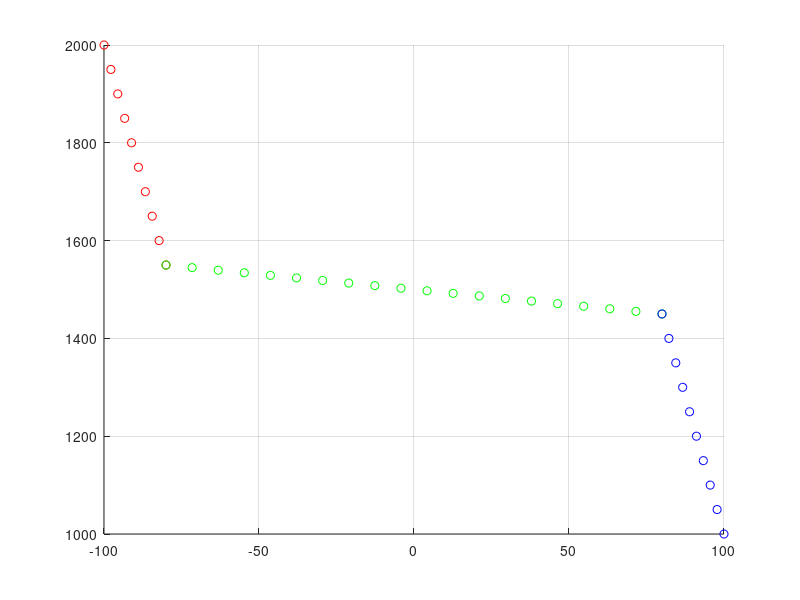

The MATLAB script that drew this image:
clc; close all; clear all;

n = 10;

N = 80;
R = 50;

m_central = -R/N;
m_curve = (R-500)/(100-N);

y_right = 1000 - m_curve*100; 
y_left = 2000 + m_curve*100;

x1 = linspace(-100, -N, n);
y1 = m_curve.*x1 + y_left;

x2 = linspace(-N, N, 2*n);
y2 = m_central .* x2 + 1500;

x3 = linspace(N, 100, n);
y3 = m_curve.*x3 + y_right;


figure; grid on; hold on;
plot(x1,y1, 'ro');
plot(x2,y2, 'go');
plot(x3,y3, 'bo');
